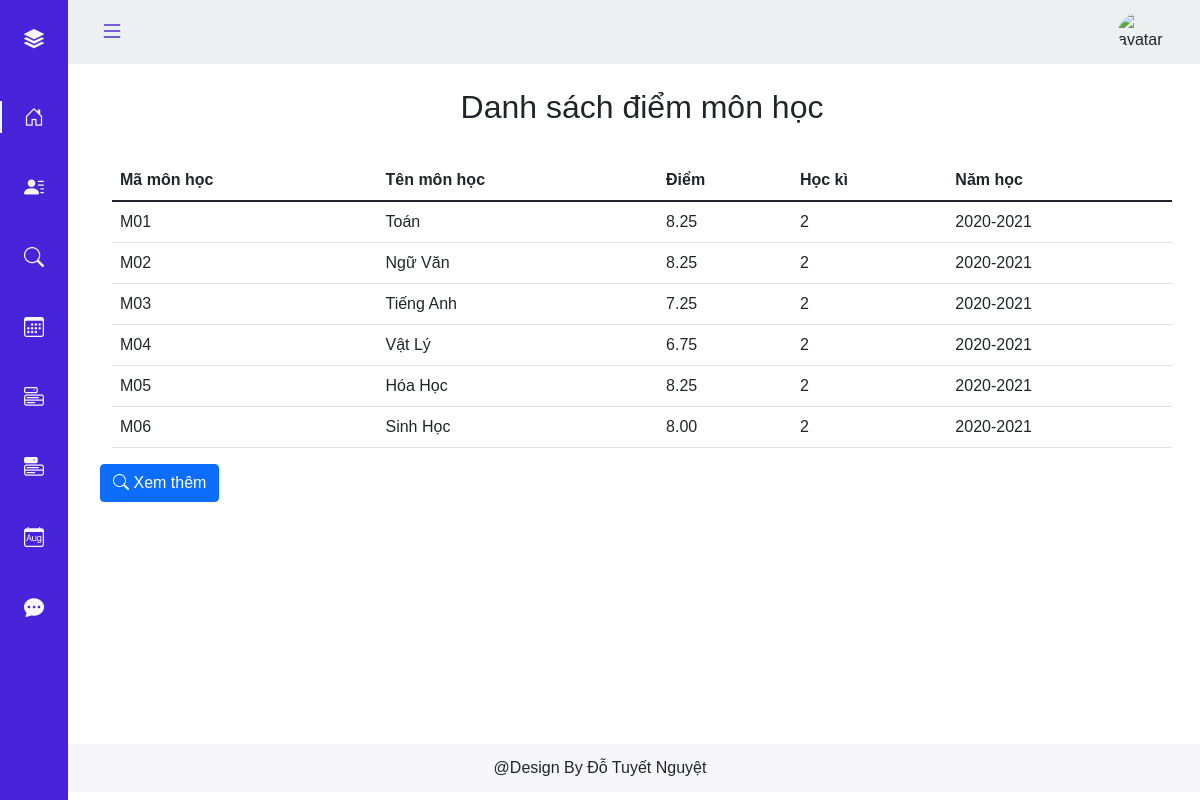
/hocsinh/tra_cuu_diem.php (signed in), run on the app's committed database.
### tables this page shows
CREATE TABLE `diem` (
  `Mahs` char(10) NOT NULL,
  `Mamh` char(10) NOT NULL,
  `Diem` decimal(3,2) DEFAULT NULL,
  `Hocky` int(11) DEFAULT NULL,
  `Namhoc` varchar(10) DEFAULT NULL
);

CREATE TABLE `monhoc` (
  `Mamh` char(10) NOT NULL,
  `Tenmh` varchar(50) DEFAULT NULL
);

### hocsinh/tra_cuu_diem.php (the view, shortened to what this page needs)
<?php include('../partial-font/hearder_hs.php') ?>
<br>
<main>
<div class="container">
        <h2>Danh sách điểm môn học </h2><br><br><br>
            <table class="table">
                <thead>
                    <tr>
                    <th scope="col">Mã môn học</th>
                    <th scope="col">Tên môn học</th>
                    <th scope="col">Điểm</th>
                    <th scope="col">Học kì</th>
                    <th scope="col">Năm học</th>
                    </tr>
                </thead>
                <?php
                    include('../sql/connect.php');
                    $id = $_SESSION['id'];
                    $sql = "SELECT * FROM diem, monhoc WHERE Mahs LIKE '%$id%' and diem.Mamh= monhoc.Mamh";
                    $result = mysqli_query($conn, $sql);
                    if(mysqli_num_rows($result) > 0){
                        while($row = mysqli_fetch_assoc($result)){
                 ?>
                                <tr>
                                    <td><?php echo $row['Mamh']; ?></td>
                                    <td><?php echo $row['Tenmh']; ?></td>
                                    <td><?php echo $row['Diem']; ?></td>
                                    <td><?php echo $row['Hocky']; ?></td>
                                    <td><?php echo $row['Namhoc']; ?></td>
                                </tr>
                <?php
                        }
                    }
                ?>
            </table>
    </div>
    <a href="diem-full.php" class="btn btn-primary "><i class="bi bi-search"></i> Xem thêm</a>
</main>
<br><br><br>
<?php include('../partial-font/footer_hs.php') ?>

### assets/Css/style.css (style rules this page uses)
:root { --header-height: 3rem; --nav-width: 68px; --first-color: #4723D9; --first-color-light: #AFA5D9; --white-color: #F7F6FB; --body-font: 'Nunito', sans-serif; --normal-font-size: 1rem; --z-fixed: 100 }
body { position: relative; margin: var(--header-height) 0 0 0; padding: 0 1rem; font-family: var(--body-font); font-size: var(--normal-font-size); transition: .5s }
a { text-decoration: none }
@media screen and (min-width: 768px) { body { margin: calc(var(--header-height) + 1rem) 0 0 0; padding-left: calc(var(--nav-width) + 2rem) } }
.container { display: flex; flex-wrap: wrap; justify-content: center; }

### data on the page
diem: Mamh.Mamh "M01", Mamh.Tenmh "Toán", Diem "8.25", Hocky "2", Namhoc "2020-2021"
diem: Mamh.Mamh "M02", Mamh.Tenmh "Ngữ Văn", Diem "8.25", Hocky "2", Namhoc "2020-2021"
diem: Mamh.Mamh "M03", Mamh.Tenmh "Tiếng Anh", Diem "7.25", Hocky "2", Namhoc "2020-2021"
diem: Mamh.Mamh "M04", Mamh.Tenmh "Vật Lý", Diem "6.75", Hocky "2", Namhoc "2020-2021"
diem: Mamh.Mamh "M05", Mamh.Tenmh "Hóa Học", Diem "8.25", Hocky "2", Namhoc "2020-2021"
diem: Mamh.Mamh "M06", Mamh.Tenmh "Sinh Học", Diem "8.00", Hocky "2", Namhoc "2020-2021"
